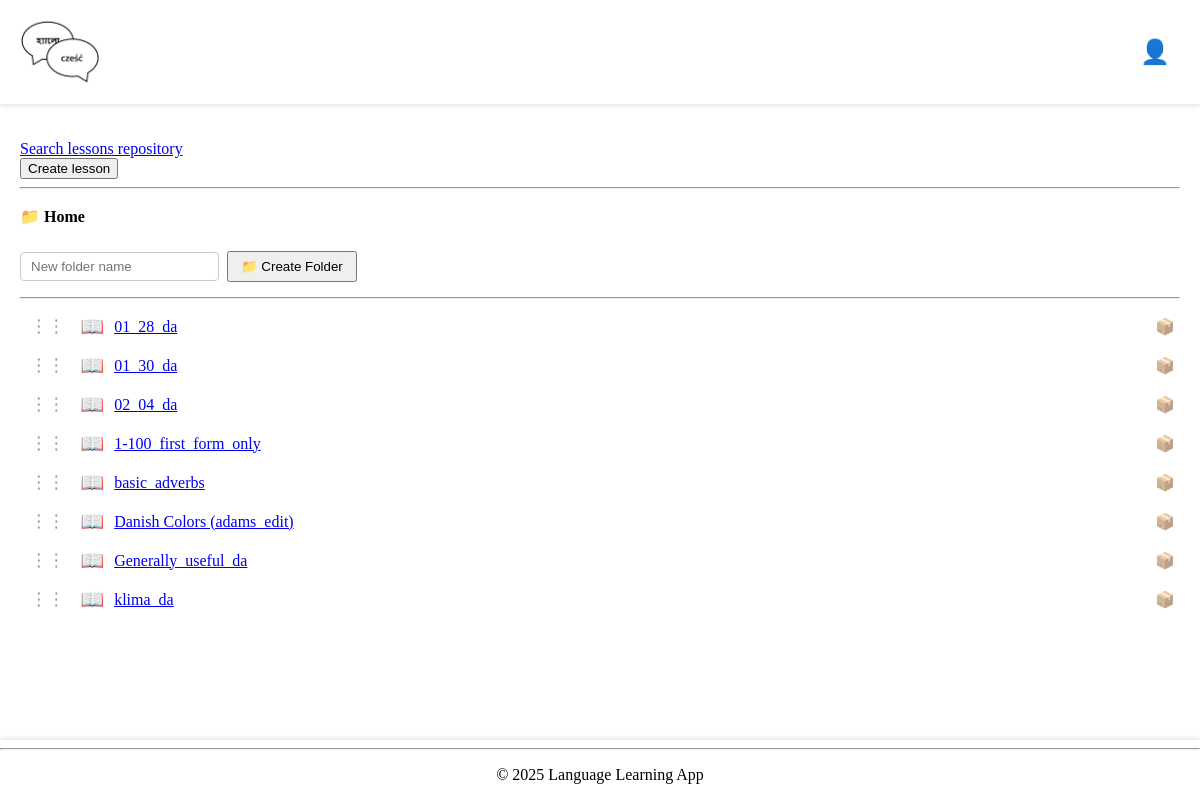
Before: /my-lessons/6/ (signed in) with the older database file.
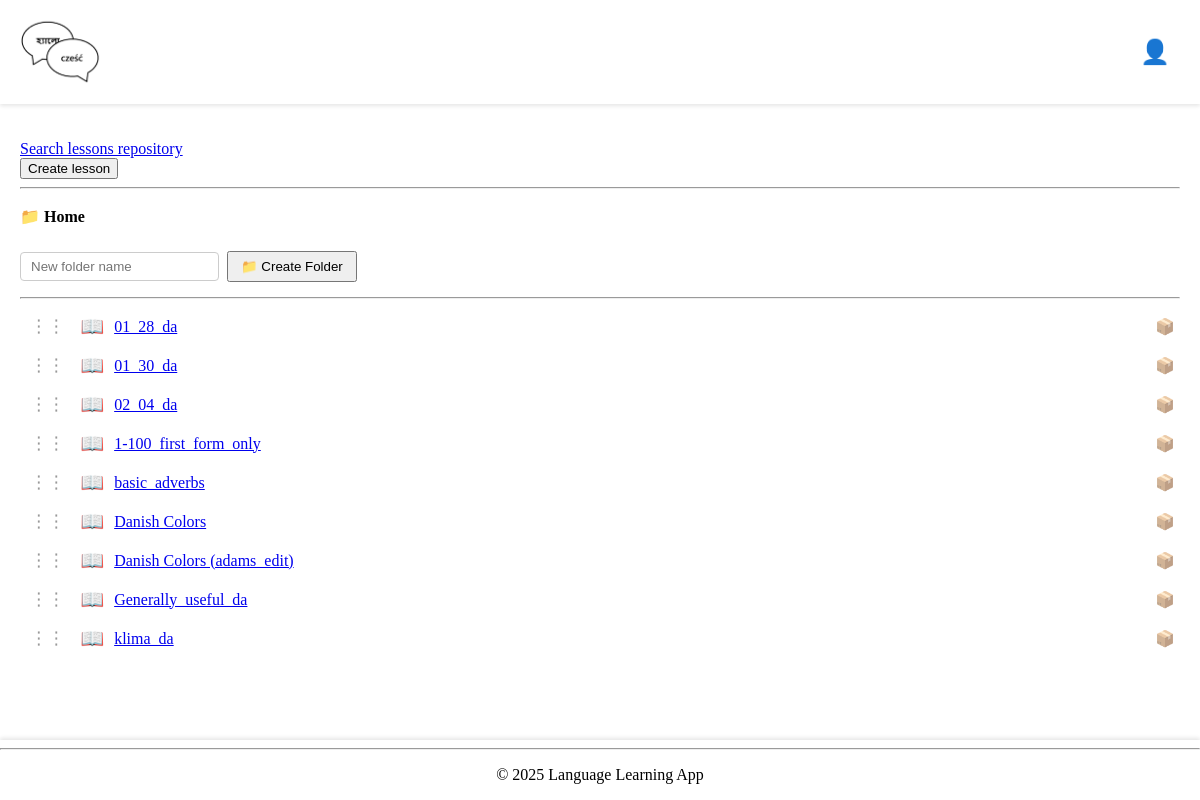
After: the same page with the newer database file.
### base/models.py (models this page shows, shortened)
class UserDirectory(models.Model):
    name = models.CharField(max_length=255)
    user = models.ForeignKey(
        User, on_delete=models.CASCADE, related_name="directories"
    )
    parent_directory = models.ForeignKey(
        "self",
        null=True,
        blank=True,
        on_delete=models.CASCADE,
        related_name="subdirectories",
    )
    is_root = models.BooleanField(default=False)
    created = models.DateTimeField(auto_now_add=True)
    updated = models.DateTimeField(auto_now=True)
    class Meta:
        ordering = ["name"]
        unique_together = ("user", "parent_directory", "name")
    def get_path(self):
        path = []
        current = self
        visited = set()
        while current is not None:
            if current.id in visited:
                break
            visited.add(current.id)
            path.insert(0, current)
            current = current.parent_directory
        return path
    @classmethod
    def get_or_create_root_directory(cls, user):
        root_dir, created = cls.objects.get_or_create(
            user=user,
            is_root=True,
            defaults={"name": "Home", "parent_directory": None}
        )
        return root_dir

class UserLesson(models.Model):
    user = models.ForeignKey(User, on_delete=models.CASCADE)
    lesson = models.ForeignKey(Lesson, on_delete=models.CASCADE)
    directory = models.ForeignKey(
        "UserDirectory",
        on_delete=models.SET_NULL,
        null=True,
        blank=True,
        related_name="lessons",
    )
    target_progress = models.PositiveIntegerField(
        default=3, validators=[MinValueValidator(1)]
    )
    practice_window = models.PositiveIntegerField(
        default=10, validators=[MinValueValidator(1)]
    )
    allowed_error_margin = models.PositiveIntegerField(
        default=0, validators=[MinValueValidator(0)]
    )
    class Meta:
        unique_together = ("user", "lesson")

class Lesson(models.Model):
    title = models.CharField(max_length=255)
    description = models.TextField(
        blank=True, help_text="Brief description of the lesson."
    )
    prompt_language = models.ForeignKey(
        Language, on_delete=models.CASCADE, related_name="prompt_lessons"
    )
    translation_language = models.ForeignKey(
        Language, on_delete=models.CASCADE, related_name="translation_lessons"
    )
    author = models.ForeignKey(
        User,
        on_delete=models.CASCADE,
        related_name="authored_lessons",
    )
    changes_log = models.TextField(
        blank=True, help_text="Log of changes made to this lesson."
    )
    access_type = models.ForeignKey(AccessType, on_delete=models.PROTECT, default=1)
    original_lesson = models.ForeignKey(
        "self", null=True, blank=True, on_delete=models.SET_NULL
    )
    updated = models.DateTimeField(auto_now=True)
    created = models.DateTimeField(auto_now_add=True)

### base/views.py (the view, shortened to what this page needs)
# urls.py: path("my-lessons/<str:pk>/", views.myLessons, name="my-lessons"),
@login_required(login_url="login")
def myLessons(request, pk, directory_id=None):
    user = get_object_or_404(User, id=pk)
    if request.user.id != user.id and not request.user.is_superuser:
        return HttpResponse("You are not allowed here!", status=403)
    root_directory = UserDirectory.get_or_create_root_directory(user)
    if directory_id:
        current_directory = get_object_or_404(UserDirectory, id=directory_id, user=user)
    else:
        current_directory = root_directory
    subdirectories = UserDirectory.objects.filter(
        user=user, parent_directory=current_directory
    ).order_by(Lower("name"))
    user_lessons = UserLesson.objects.filter(
        user=user, directory=current_directory
    ).select_related(
        "lesson", "lesson__prompt_language", "lesson__translation_language"
    ).order_by(Lower("lesson__title"))
    orphan_lessons = UserLesson.objects.filter(
        user=user, directory__isnull=True
    )
    breadcrumb_path = current_directory.get_path()
    request.session['current_directory_id'] = current_directory.id
    directory_form = UserDirectoryForm(user=user, parent_directory=current_directory)
    context = {
        "user": user,
        "my_lessons": user_lessons,
        "subdirectories": subdirectories,
        "current_directory": current_directory,
        "breadcrumb_path": breadcrumb_path,
        "root_directory": root_directory,
        "directory_form": directory_form,
    }
    return render(request, "base/my_lessons.html", context)

### base/forms.py (shortened to what this page needs)
class UserDirectoryForm(forms.ModelForm):
    class Meta:
        model = UserDirectory
        fields = ["name"]
        widgets = {
            "name": forms.TextInput(attrs={"autofocus": "autofocus", "placeholder": "Folder name"}),
        }
    def __init__(self, *args, user=None, parent_directory=None, **kwargs):
        super().__init__(*args, **kwargs)
        self.user = user
        self.parent_directory = parent_directory

### base/templates/base/my_lessons.html (shortened to what this page needs)
{% extends "main.html" %}
{% block content %}
<a href="{% url 'lessons-repository' %}">Search lessons repository</a>
<br>
<a href="{% url 'create-lesson' %}">
    <button type="button">Create lesson</button>
</a>
<hr>
<nav class="breadcrumb-nav">
    <span>📁 </span>
    {% for dir in breadcrumb_path %}
        {% if forloop.last %}
            <strong>{{ dir.name }}</strong>
        {% endif %}
    {% endfor %}
</nav>
<div class="create-directory-form">
    <form method="POST" action="{% url 'create-directory' current_directory.id %}" style="display: inline-flex; gap: 8px; align-items: center;">
        <input type="text" name="name" placeholder="New folder name" required maxlength="255">
        <button type="submit">📁 Create Folder</button>
    </form>
</div>
<hr>
<div class="my-lessons-container">
    <div class="lessons-list">
        {% if my_lessons %}
        {% for my_lesson in my_lessons %}
            <div class="lesson-item draggable"
                 draggable="true"
                 data-type="lesson"
                 data-id="{{ my_lesson.id }}">
                <span class="drag-handle">⋮⋮</span>
                <span class="lesson-icon">📖</span>
                <a href="{% url 'my-lesson-details' my_lesson.id %}">{{ my_lesson.lesson.title }}</a>
                <span class="lesson-actions">
                    <a href="{% url 'move-lesson' my_lesson.id %}" title="Move to folder">📦</a>
                </span>
            </div>
        {% endfor %}
        {% else %}
            {% if not subdirectories %}
            <p>No lessons or folders in this directory.</p>
            {% endif %}
        {% endif %}
    </div>
</div>
{% endblock content %}

### templates/main.html (shortened to what this page needs)
<!DOCTYPE html>
{% load static %}
<html>
<head>
    <link rel="stylesheet" type="text/css" media="screen" href="{% static 'styles/main.css' %}">
</head>
<body>
    <header>
    {% include 'navbar.html' %}
    </header>
    <main>
        {% block content %}
        {% endblock %}
    </main>
    <footer>
        <hr>
        <p>&copy; 2025 Language Learning App</p>
    </footer>
</html>

### templates/navbar.html (shortened to what this page needs)
{% load static %}
<div class="navbar">
    <a href="/" class="logo">
        <img src="{% static 'images/logo.png' %}" alt="Home" style="height: 80px;">
    </a>
    {% if user.is_authenticated %}
    <div class="user-menu">
        <label for="user-menu-toggle" class="user-menu-icon">👤</label>
    </div>
    {% endif %}
</div>

### static/styles/main.css (style rules this page uses)
body { background-color: white; margin: 0; padding: 0; }
header { position: fixed; top: 0; left: 0; width: 100%; background-color: white; z-index: 1000; box-shadow: 0 2px 4px rgba(0,0,0,0.1); }
.navbar { display: flex; justify-content: space-between; align-items: center; padding: 10px 20px; }
.logo img { height: 80px; }
.user-menu { position: relative; }
.user-menu-icon { font-size: 24px; cursor: pointer; padding: 10px; border-radius: 50%; transition: background-color 0.3s; }
main { margin-top: 120px; margin-bottom: 60px; overflow-y: auto; max-height: calc(100vh - 180px); padding: 20px; }
footer { position: fixed; bottom: 0; left: 0; width: 100%; background-color: white; text-align: center; box-shadow: 0 -2px 4px rgba(0,0,0,0.1); }

### base/templates/base/my_lessons.html (style rules this page uses)
.breadcrumb-nav { padding: 10px 0; margin-bottom: 15px; }
.create-directory-form { margin: 15px 0; }
.create-directory-form input[type="text"] { padding: 6px 10px; border: 1px solid #ccc; border-radius: 4px; }
.create-directory-form button { padding: 6px 12px; cursor: pointer; }
.directories-list, .lessons-list { margin-bottom: 20px; }
.directory-item, .lesson-item { display: flex; align-items: center; padding: 8px 5px; gap: 10px; border-radius: 4px; transition: background-color 0.2s; }
.directory-icon, .lesson-icon { font-size: 1.2em; }
.directory-link, .lesson-item a { flex-grow: 1; }
.directory-actions, .lesson-actions { display: flex; gap: 8px; }
.directory-actions a, .lesson-actions a { text-decoration: none; opacity: 0.6; }
.drag-handle { cursor: grab; color: #999; font-size: 1.1em; user-select: none; padding: 0 5px; }
.draggable[draggable="true"], .directory-item[draggable="true"] { cursor: grab; }

Changed rows visible on the page:
added UserLesson: lesson "Danish Colors"
